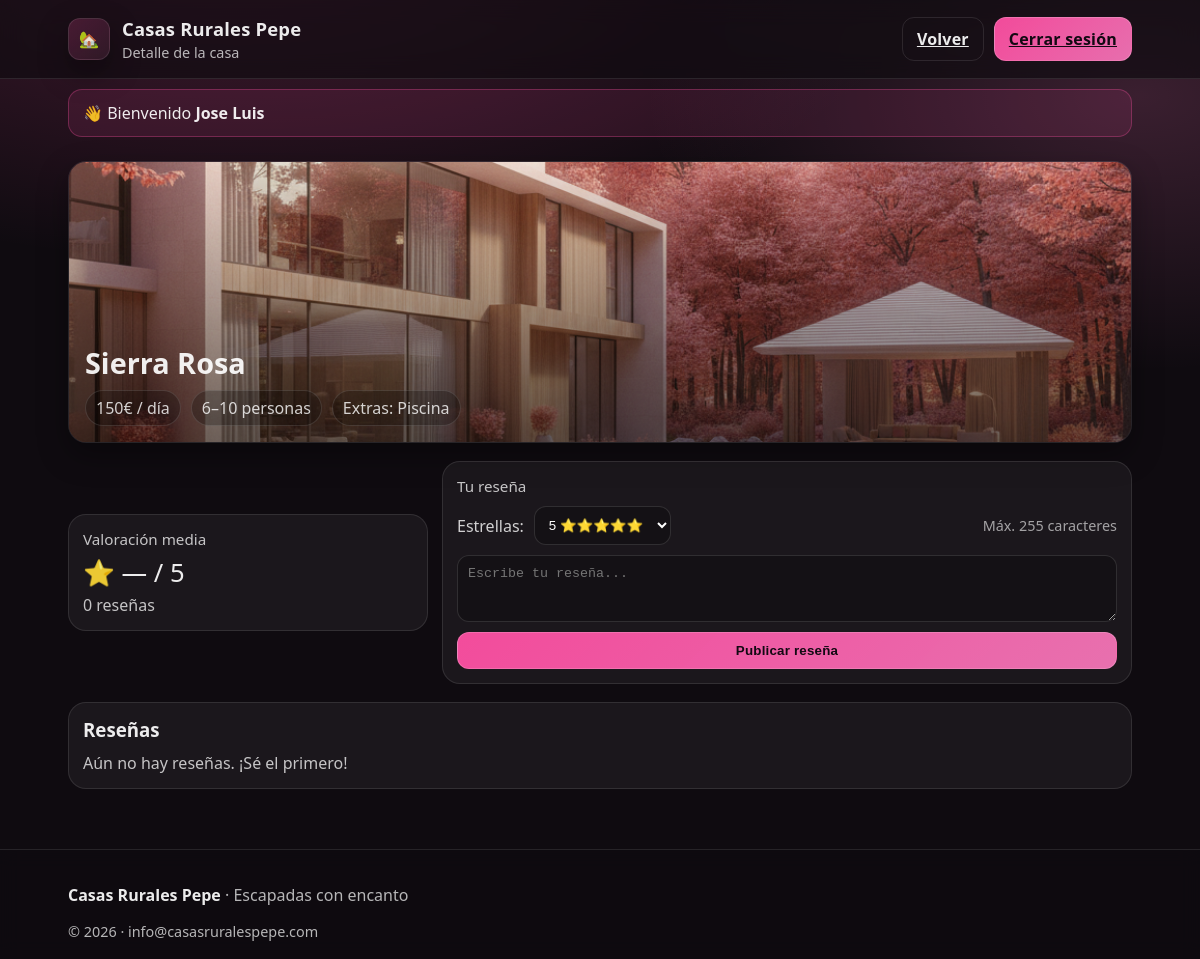
/casa.php?id=5 (signed in), run on the app's committed database.
### tables this page shows
CREATE TABLE casas (
  id INTEGER PRIMARY KEY AUTOINCREMENT,
  nombre TEXT NOT NULL UNIQUE,
  precio_dia INTEGER NOT NULL CHECK(precio_dia >= 0),
  personas_min INTEGER NOT NULL CHECK(personas_min >= 1),
  personas_max INTEGER NOT NULL CHECK(personas_max >= personas_min),
  extras TEXT NOT NULL,
  imagen TEXT,                -- ruta local (opcional)
  activa INTEGER NOT NULL DEFAULT 1 CHECK(activa IN (0,1))
);

### casa.php (the view, shortened to what this page needs)
<?php
require __DIR__ . '/db_connection.php';
function e(string $v): string {
  return htmlspecialchars($v, ENT_QUOTES | ENT_SUBSTITUTE, 'UTF-8');
}
$usuarioId = (int)($_SESSION['usuario']['id'] ?? 0);
$nombreUsuario = (string)($_SESSION['usuario']['nombre'] ?? $_SESSION['usuario']['nombre_usuario'] ?? 'Usuario');
$casaId = isset($_GET['id']) ? (int)$_GET['id'] : 0;
$stCasa = $pdo->prepare("SELECT id, nombre, precio_dia, personas_min, personas_max, extras, imagen
                         FROM casas WHERE id = :id AND activa = 1 LIMIT 1");
$stCasa->execute([':id' => $casaId]);
$casa = $stCasa->fetch();
$stMine = $pdo->prepare("SELECT id FROM resenas WHERE casa_id = :c AND usuario_id = :u LIMIT 1");
$stMine->execute([':c' => $casaId, ':u' => $usuarioId]);
$yaResenada = (bool)$stMine->fetch();
$stStats = $pdo->prepare("SELECT COUNT(*) as total, AVG(estrellas) as media
                          FROM resenas WHERE casa_id = :c");
$stStats->execute([':c' => $casaId]);
$stats = $stStats->fetch() ?: ['total' => 0, 'media' => null];
$totalResenas = (int)($stats['total'] ?? 0);
$media = $stats['media'] !== null ? (float)$stats['media'] : 0.0;
$stList = $pdo->prepare("
  SELECT r.estrellas, r.texto, r.creada_en, u.nombre_usuario
  FROM resenas r
  JOIN usuarios u ON u.id = r.usuario_id
  WHERE r.casa_id = :c
  ORDER BY r.id DESC
");
$stList->execute([':c' => $casaId]);
$resenas = $stList->fetchAll();
$imagen = trim((string)($casa['imagen'] ?? ''));
$bgHero = $imagen !== '' ? "background-image:url('" . e($imagen) . "');" : "";
?>
<!DOCTYPE html>
<html lang="es">
<head>
  <link rel="stylesheet" href="styles.css" />
</head>
<body>
<header class="header">
  <div class="header__inner">
    <div class="brand">
      <span class="brand__logo">🏡</span>
      <div class="brand__text">
        <h1 class="brand__title">Casas Rurales Pepe</h1>
        <p class="brand__subtitle">Detalle de la casa</p>
      </div>
    </div>
    <nav class="nav">
      <a class="btn btn--ghost" href="index.php">Volver</a>
      <a class="btn btn--primary" href="logout.php">Cerrar sesión</a>
    </nav>
  </div>
</header>
<div style="max-width:1100px;margin:10px auto 0;padding:0 18px;">
  <div style="padding:12px 14px;border:1px solid rgba(255,79,163,0.30);border-radius:14px;background:rgba(255,79,163,0.10);">
    👋 Bienvenido <strong><?= e($nombreUsuario) ?></strong>
  </div>
</div>
<main class="main">
  <section style="border:1px solid rgba(255,255,255,0.10);border-radius:18px;overflow:hidden;box-shadow:0 12px 30px rgba(0,0,0,0.35);">
    <div style="height:280px; <?= $bgHero ?> background-size:cover;background-position:center;
                background-color:rgba(255,255,255,0.05);
                position:relative;">
      <div style="position:absolute;inset:0;background:linear-gradient(180deg, rgba(0,0,0,0.05), rgba(0,0,0,0.55));"></div>
      <div style="position:absolute;left:16px;bottom:16px;right:16px;">
        <h2 style="margin:0;font-size:1.8rem;"><?= e((string)$casa['nombre']) ?></h2>
        <div style="margin-top:8px;display:flex;gap:10px;flex-wrap:wrap;color:rgba(255,255,255,0.80);">
          <span style="padding:6px 10px;border-radius:999px;border:1px solid rgba(255,255,255,0.12);background:rgba(0,0,0,0.25);">
            <?= (int)$casa['precio_dia'] ?>€ / día
          </span>
          <span style="padding:6px 10px;border-radius:999px;border:1px solid rgba(255,255,255,0.12);background:rgba(0,0,0,0.25);">
            <?= (int)$casa['personas_min'] ?>–<?= (int)$casa['personas_max'] ?> personas
          </span>
          <span style="padding:6px 10px;border-radius:999px;border:1px solid rgba(255,255,255,0.12);background:rgba(0,0,0,0.25);">
            Extras: <?= e((string)$casa['extras']) ?>
          </span>
        </div>
      </div>
    </div>
  </section>
  <div style="height:18px;"></div>
  <section style="display:flex;gap:14px;flex-wrap:wrap;align-items:center;">
    <div style="flex:1;min-width:260px;padding:14px;border:1px solid rgba(255,255,255,0.10);border-radius:18px;background:rgba(255,255,255,0.05);">
      <div style="font-size:0.95rem;color:rgba(255,255,255,0.75);">Valoración media</div>
      <div style="margin-top:6px;font-size:1.6rem;">
        ⭐ <?= $totalResenas > 0 ? number_format($media, 1) : "—" ?> / 5
      </div>
      <div style="margin-top:4px;color:rgba(255,255,255,0.75);">
        <?= $totalResenas ?> reseña<?= $totalResenas === 1 ? '' : 's' ?>
      </div>
    </div>
    <div style="flex:2;min-width:320px;padding:14px;border:1px solid rgba(255,255,255,0.10);border-radius:18px;background:rgba(255,255,255,0.05);">
      <div style="font-size:0.95rem;color:rgba(255,255,255,0.75);">Tu reseña</div>
      <?php if ($yaResenada): ?>
        <div style="margin-top:10px;color:rgba(255,255,255,0.75);">
          Ya has dejado una reseña en esta casa. Gracias 🙌
        </div>
      <?php else: ?>
        <form method="POST" style="margin-top:10px;display:grid;gap:10px;">
          <div style="display:flex;gap:10px;align-items:center;flex-wrap:wrap;">
            <label style="color:rgba(255,255,255,0.8);">Estrellas:</label>
            <select name="estrellas"
                    style="padding:10px;border-radius:12px;border:1px solid rgba(255,255,255,0.12);background:rgba(0,0,0,0.25);color:white;">
              <option value="5">5 ⭐⭐⭐⭐⭐</option>
            </select>
            <span style="margin-left:auto;color:rgba(255,255,255,0.60);font-size:0.9rem;">
              Máx. 255 caracteres
            </span>
          </div>
          <textarea name="texto" maxlength="255" rows="3" required
            placeholder="Escribe tu reseña..."
            style="width:100%;padding:10px;border-radius:12px;border:1px solid rgba(255,255,255,0.12);background:rgba(0,0,0,0.25);color:white;resize:vertical;"></textarea>
          <button class="btn btn--primary" type="submit">Publicar reseña</button>
        </form>
      <?php endif; ?>
    </div>
  </section>
  <div style="height:18px;"></div>
  <section style="padding:14px;border:1px solid rgba(255,255,255,0.10);border-radius:18px;background:rgba(255,255,255,0.05);">
    <h3 style="margin:0 0 10px;">Reseñas</h3>
    <?php if (empty($resenas)): ?>
      <div style="color:rgba(255,255,255,0.75);">Aún no hay reseñas. ¡Sé el primero!</div>
    <?php endif; ?>
  </section>
</main>
<footer class="footer">
  <div class="footer__inner">
    <p><strong>Casas Rurales Pepe</strong> · Escapadas con encanto</p>
    <p class="footer__small">© <span id="year"></span> · info@casasruralespepe.com</p>
  </div>
</footer>
</body>
</html>

### styles.css (style rules this page uses)
:root { --bg: #0f0b10; --panel: rgba(255, 255, 255, 0.06); --panel-2: rgba(255, 255, 255, 0.10); --text: rgba(255, 255, 255, 0.92); --muted: rgba(255, 255, 255, 0.70); --pink: #ff4fa3; --pink-2: #ff7abf; --stroke: rgba(255, 255, 255, 0.10); --shadow: 0 12px 30px rgba(0, 0, 0, 0.35); }
* { box-sizing: border-box; }
body { margin: 0; font-family: system-ui, -apple-system, Segoe UI, Roboto, Arial, sans-serif; background: radial-gradient(1200px 600px at 20% -10%, rgba(255, 79, 163, 0.25), transparent 60%), radial-gradient(900px 500px at 95% 10%, rgba(255, 122, 191, 0.18), transparent 55%), var(--bg); color: var(--text); }
.header { position: sticky; top: 0; z-index: 10; backdrop-filter: blur(12px); background: rgba(15, 11, 16, 0.65); border-bottom: 1px solid var(--stroke); }
.header__inner { max-width: 1100px; margin: 0 auto; padding: 16px 18px; display: flex; align-items: center; justify-content: space-between; gap: 16px; }
.brand { display: flex; align-items: center; gap: 12px; }
.brand__logo { width: 42px; height: 42px; display: grid; place-items: center; background: linear-gradient(135deg, rgba(255, 79, 163, 0.20), rgba(255, 122, 191, 0.10)); border: 1px solid var(--stroke); border-radius: 12px; box-shadow: var(--shadow); }
.brand__title { margin: 0; font-size: 1.15rem; letter-spacing: 0.2px; }
.brand__subtitle { margin: 2px 0 0 0; color: var(--muted); font-size: 0.9rem; }
.nav { display: flex; gap: 10px; }
.btn { appearance: none; border: 1px solid var(--stroke); background: var(--panel); color: var(--text); padding: 10px 14px; border-radius: 12px; cursor: pointer; font-weight: 600; letter-spacing: 0.2px; transition: transform 0.06s ease, background 0.2s ease, border-color 0.2s ease; }
.btn--primary { background: linear-gradient(135deg, rgba(255, 79, 163, 0.95), rgba(255, 122, 191, 0.9)); border-color: rgba(255, 255, 255, 0.16); color: #120912; }
.btn--ghost { background: transparent; }
.main { max-width: 1100px; margin: 0 auto; padding: 24px 18px 60px; }
.footer { border-top: 1px solid var(--stroke); background: rgba(15, 11, 16, 0.65); backdrop-filter: blur(10px); }
.footer__inner { max-width: 1100px; margin: 0 auto; padding: 18px 18px; color: var(--muted); }
.footer__inner strong { color: var(--text); }
.footer__small { margin: 6px 0 0 0; font-size: 0.9rem; }

### data on the page
casas: imagen (picture), nombre "Sierra Rosa", precio_dia "150", personas_min "6", personas_max "10", extras "Piscina"

### other printed values
$nombreUsuario "Jose Luis"
$totalResenas "0"
